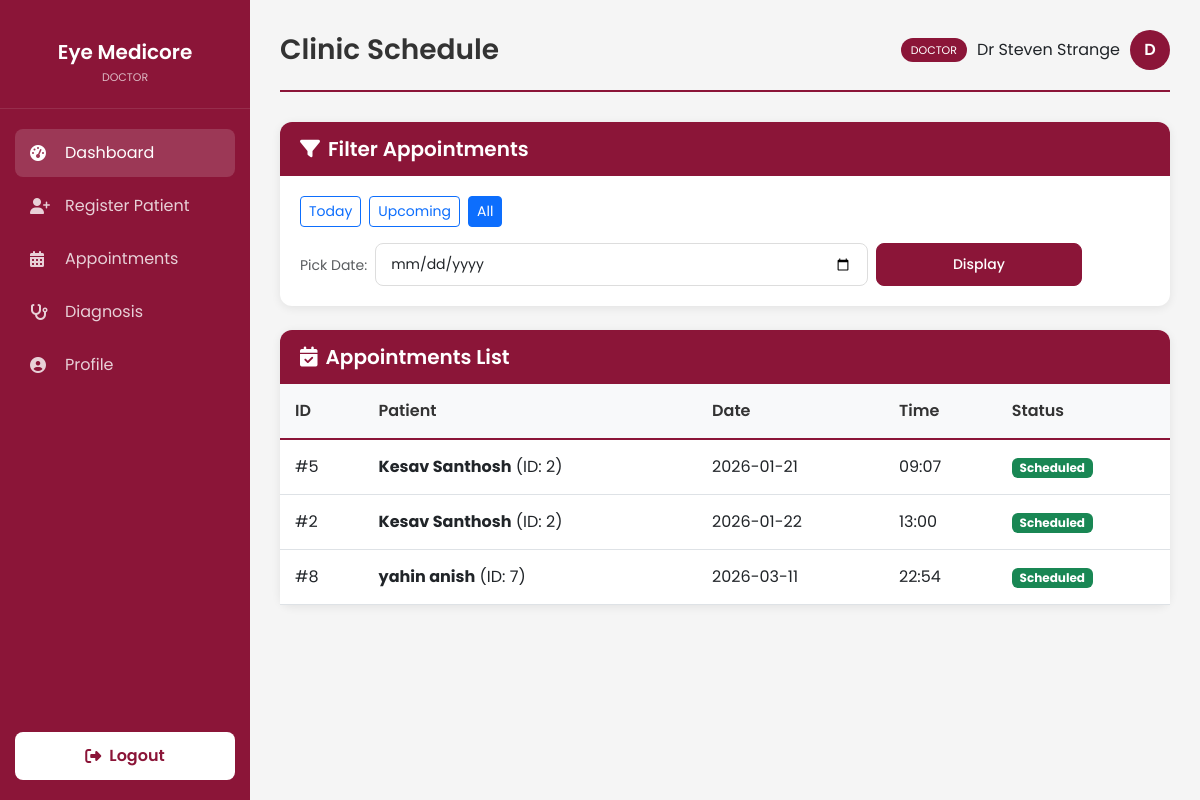
The app's page /appointments (signed in) with its own data.
### models.py (models this page shows, shortened)
class User(UserMixin, db.Model):
    id = db.Column(db.Integer, primary_key=True)
    username = db.Column(db.String(100), unique=True, nullable=False)
    password_hash = db.Column(db.String(200), nullable=False)
    role = db.Column(db.String(20), nullable=False, default='staff') # it_expert, doctor, staff
    email = db.Column(db.String(120), unique=True)
    phone_number = db.Column(db.String(20))
    account_status = db.Column(db.String(20), default='Active')
    created_at = db.Column(db.DateTime, default=get_local_time)
    last_login = db.Column(db.DateTime)
    otp_secret = db.Column(db.String(6))
    otp_expiry = db.Column(db.DateTime)
    doctor_id = db.Column(db.Integer, db.ForeignKey('user.id'), nullable=True)
    doctor = db.relationship('User', remote_side=[id], backref='staff_members')

class Appointment(db.Model):
    id = db.Column(db.Integer, primary_key=True)
    patient_id = db.Column(db.Integer, db.ForeignKey('patient.id'), nullable=False)
    date = db.Column(db.Date, nullable=False)
    time = db.Column(db.Time, nullable=False)
    status = db.Column(db.String(20), default='Scheduled')
    created_at = db.Column(db.DateTime, default=get_local_time)
    patient_ref = db.relationship('Patient', backref=db.backref('appointments', lazy=True))

class Patient(db.Model):
    id = db.Column(db.Integer, primary_key=True)
    name = db.Column(db.String(100), nullable=False)
    age = db.Column(db.Integer, nullable=False)
    gender = db.Column(db.String(10), nullable=False)
    blood_group = db.Column(db.String(5), nullable=False)
    place = db.Column(db.String(100), nullable=False)
    phone = db.Column(db.String(20), nullable=False)
    created_at = db.Column(db.DateTime, default=get_local_time)
    doctor_id = db.Column(db.Integer, db.ForeignKey('user.id', name='fk_patient_doctor_id'), nullable=True)
    staff_id = db.Column(db.Integer, db.ForeignKey('user.id', name='fk_patient_staff_id'), nullable=True)
    diagnoses = db.relationship('Diagnosis', backref='patient', lazy=True)
    doctor = db.relationship('User', foreign_keys=[doctor_id], backref=db.backref('assigned_patients', lazy=True))
    staff = db.relationship('User', foreign_keys=[staff_id], backref=db.backref('registered_patients', lazy=True))

### app.py (the view)
@app.route('/appointments', methods=['GET'])
@login_required
def appointments():
    if current_user.role not in ['staff', 'doctor', 'it_expert']:
        flash('Unauthorized', 'danger')
        return redirect(url_for('index'))
    view_type = request.args.get('view_type', 'all')
    filter_date = request.args.get('date')
    if current_user.role == 'staff':
        if not current_user.doctor_id:
            query = Appointment.query.filter(False) # No doctor assigned means no patients/appointments
        else:
            query = Appointment.query.join(Patient).filter(Patient.doctor_id == current_user.doctor_id)
    elif current_user.role == 'doctor':
        query = Appointment.query.join(Patient).filter(Patient.doctor_id == current_user.id)
    else:
        query = Appointment.query
    if view_type == 'today':
        query = query.filter_by(date=date.today())
    elif view_type == 'upcoming':
        query = query.filter(Appointment.date > date.today())
    elif filter_date:
        try:
            search_date = datetime.strptime(filter_date, '%Y-%m-%d').date()
            query = query.filter_by(date=search_date)
        except ValueError:
            flash('Invalid date format', 'danger')
    appointments = query.order_by(Appointment.date, Appointment.time).all()
    return render_template('appointments.html',
                           appointments=appointments,
                           filter_date=filter_date,
                           view_type=view_type,
                           today=date.today().strftime('%Y-%m-%d'))

### app.py (called while the page is built)
@login_manager.user_loader
def load_user(user_id):
    return User.query.get(int(user_id))

### templates/appointments.html (shortened to what this page needs)
{% extends "base_dashboard.html" %}
{% block page_title %}Clinic Schedule{% endblock %}
{% block content %}
<div class="card mb-4">
    <div class="card-header d-flex justify-content-between align-items-center">
        <h5 class="mb-0"><i class="fas fa-filter me-2"></i>Filter Appointments</h5>
    </div>
    <div class="card-body">
        <div class="d-flex flex-wrap gap-2 mb-3">
            <a href="/appointments?view_type=today"
                class="btn btn-sm btn-outline-primary {% if view_type == 'today' %}active{% endif %}">Today</a>
            <a href="/appointments?view_type=upcoming"
                class="btn btn-sm btn-outline-primary {% if view_type == 'upcoming' %}active{% endif %}">Upcoming</a>
            <a href="/appointments?view_type=all"
                class="btn btn-sm btn-outline-primary {% if view_type == 'all' and not filter_date %}active{% endif %}">All</a>
        </div>
        <form action="/appointments" method="GET" class="row g-2 align-items-center">
            <div class="col-auto">
                <span class="text-muted small">Pick Date:</span>
            </div>
            <div class="col-md-7">
                <input type="date" name="date" class="form-control form-control-sm" value="{{ filter_date }}">
            </div>
            <div class="col-md-3">
                <button type="submit" class="btn btn-sm btn-primary w-100">Display</button>
            </div>
        </form>
    </div>
</div>
<div class="card">
    <div class="card-header">
        <h5><i class="fas fa-calendar-check me-2"></i>Appointments List</h5>
    </div>
    <div class="card-body p-0">
        <div class="table-responsive">
            <table class="table mb-0">
                <thead>
                    <tr>
                        <th>ID</th>
                        <th>Patient</th>
                        <th>Date</th>
                        <th>Time</th>
                        <th>Status</th>
                    </tr>
                </thead>
                <tbody>
                    {% for appointment in appointments %}
                    <tr>
                        <td>#{{ appointment.id }}</td>
                        <td><strong>{{ appointment.patient_ref.name }}</strong> (ID: {{ appointment.patient_id }})</td>
                        <td>{{ appointment.date.strftime('%Y-%m-%d') if appointment.date else 'N/A' }}</td>
                        <td>{{ appointment.time.strftime('%H:%M') if appointment.time else 'N/A' }}</td>
                        <td><span class="badge bg-success">Scheduled</span></td>
                    </tr>
                    {% else %}
                    <tr>
                        <td colspan="5" class="text-center py-4 text-muted">No appointments found.</td>
                    </tr>
                    {% endfor %}
                </tbody>
            </table>
        </div>
    </div>
</div>
{% endblock %}

### templates/base_dashboard.html (shortened to what this page needs)
<!DOCTYPE html>
<html lang="en">
<head>
    <link href="https://cdnjs.cloudflare.com/ajax/libs/font-awesome/6.4.0/css/all.min.css" rel="stylesheet">
    <link href="https://cdn.jsdelivr.net/npm/bootstrap@5.3.0/dist/css/bootstrap.min.css" rel="stylesheet">
</head>
<body>
    <div class="sidebar">
        <div class="sidebar-brand">
            <h2>Eye Medicore</h2>
            <small>{{ current_user.role|replace('_', ' ')|title }}</small>
        </div>
        <ul class="sidebar-menu">
            <li><a href="{% if current_user.role == 'it_expert' %}/admin/dashboard{% else %}/dashboard{% endif %}"
                    class="active"><i class="fas fa-tachometer-alt"></i> Dashboard</a></li>
            {% if current_user.role in ['doctor', 'staff'] %}
            <li><a href="/register"><i class="fas fa-user-plus"></i> Register Patient</a></li>
            <li><a href="/appointments"><i class="fas fa-calendar-alt"></i> Appointments</a></li>
            {% endif %}
            {% if current_user.role == 'doctor' %}
            <li><a href="/diagnosis/patients"><i class="fas fa-stethoscope"></i> Diagnosis</a></li>
            {% endif %}
            <li><a href="/profile"><i class="fas fa-user-circle"></i> Profile</a></li>
        </ul>
        <div class="sidebar-footer">
            <a href="/logout" class="logout-btn" data-confirm="Are you sure you want to logout?">
                <i class="fas fa-sign-out-alt"></i> Logout
            </a>
        </div>
    </div>
    <div class="main-content">
        <div class="page-header">
            <h1>{% block page_title %}Dashboard{% endblock %}</h1>
            <div class="user-info">
                <span class="role-badge">{{ current_user.role|replace('_', ' ') }}</span>
                <span>{{ current_user.username }}</span>
                <div class="avatar">{{ current_user.username[0]|upper }}</div>
            </div>
        </div>
        {% block content %}{% endblock %}
    </div>
</body>
</html>

### records on screen
User: role "DOCTOR", username "Dr Steven Strange", username "D"
Appointment: id "5", patient_ref.name "Kesav Santhosh", patient_id "2", date "2026-01-21", time "09:07"
Appointment: id "2", patient_ref.name "Kesav Santhosh", patient_id "2", date "2026-01-22", time "13:00"
Appointment: id "8", patient_ref.name "yahin anish", patient_id "7", date "2026-03-11", time "22:54"
